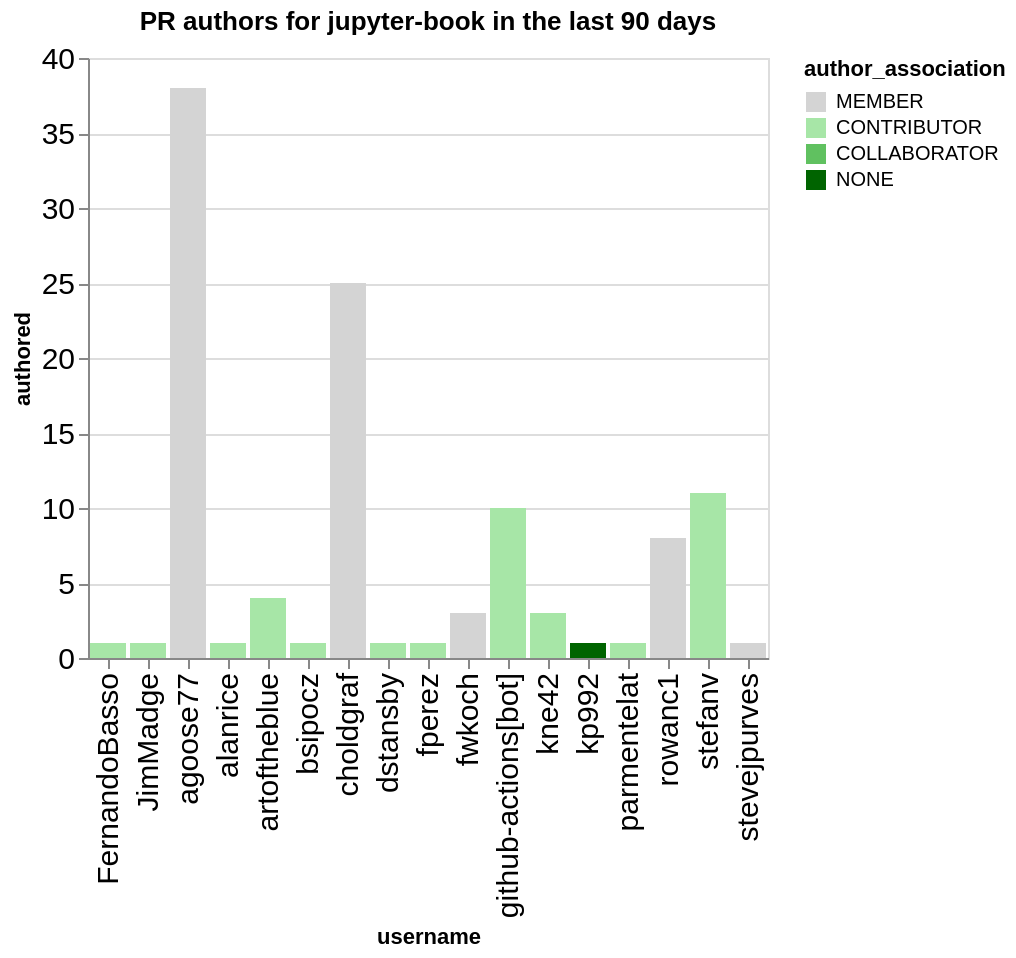

The notebook cell saved with this chart:
### Code cell
charts = []
title = f"PR authors for {github_org} in the last {n_days} days"
this_data = merged_by_repo.replace(np.nan, 0).groupby('username', as_index=False).agg({'authored': 'sum', 'author_association': 'first'})
this_data = this_data.sort_values('authored', ascending=False)
ch = alt.Chart(data=this_data, title=title).mark_bar().encode(
    x='username',
    y='authored',
    color=alt.Color('author_association', scale=alt.Scale(domain=author_types, range=author_colors))
)
ch

### Figure 1 — Vega-Lite specification as saved in the notebook (floating-point values rounded to 4 significant figures)
{"config": {"axisLeft": {"labelFontSize": 15}, "axisBottom": {"labelFontSize": 15}}, "data": {"name": "data-85c12bbe53103e5c52f40889d03321f5"}, "mark": {"type": "bar"}, "encoding": {"color": {"field": "author_association", "scale": {"domain": ["MEMBER", "CONTRIBUTOR", "COLLABORATOR", "NONE"], "range": ["rgb(211.82745098039214, 211.82745098039214, 211.82745098039214)", "rgb(166.98562091503268, 229.89803921568628, 166.98562091503268)", "rgb(96.37647058823529, 192.75294117647059, 96.37647058823529)", "rgb(0.0, 100.3921568627451, 0.0)"]}, "type": "nominal"}, "x": {"field": "username", "type": "nominal"}, "y": {"field": "authored", "type": "quantitative"}}, "title": "PR authors for jupyter-book in the last 90 days", "$schema": "https://vega.github.io/schema/vega-lite/v5.20.1.json", "datasets": {"data-85c12bbe53103e5c52f40889d03321f5": [{"username": "agoose77", "authored": 38, "author_association": "MEMBER"}, {"username": "choldgraf", "authored": 25, "author_association": "MEMBER"}, {"username": "stefanv", "authored": 11, "author_association": "CONTRIBUTOR"}, {"username": "github-actions[bot]", "authored": 10, "author_association": "CONTRIBUTOR"}, {"username": "rowanc1", "authored": 8, "author_association": "MEMBER"}, {"username": "artoftheblue", "authored": 4, "author_association": "CONTRIBUTOR"}, {"username": "fwkoch", "authored": 3, "author_association": "MEMBER"}, {"username": "kne42", "authored": 3, "author_association": "CONTRIBUTOR"}, {"username": "FernandoBasso", "authored": 1, "author_association": "CONTRIBUTOR"}, {"username": "fperez", "authored": 1, "author_association": "CONTRIBUTOR"}, {"username": "dstansby", "authored": 1, "author_association": "CONTRIBUTOR"}, {"username": "bsipocz", "authored": 1, "author_association": "CONTRIBUTOR"}, {"username": "alanrice", "authored": 1, "author_association": "CONTRIBUTOR"}, {"username": "JimMadge", "authored": 1, "author_association": "CONTRIBUTOR"}, {"username": "kp992", "authored": 1, "author_association": "NONE"}, {"username": "parmentelat", "authored": 1, "author_association": "CONTRIBUTOR"}, {"username": "stevejpurves", "authored": 1, "author_association": "MEMBER"}]}}
